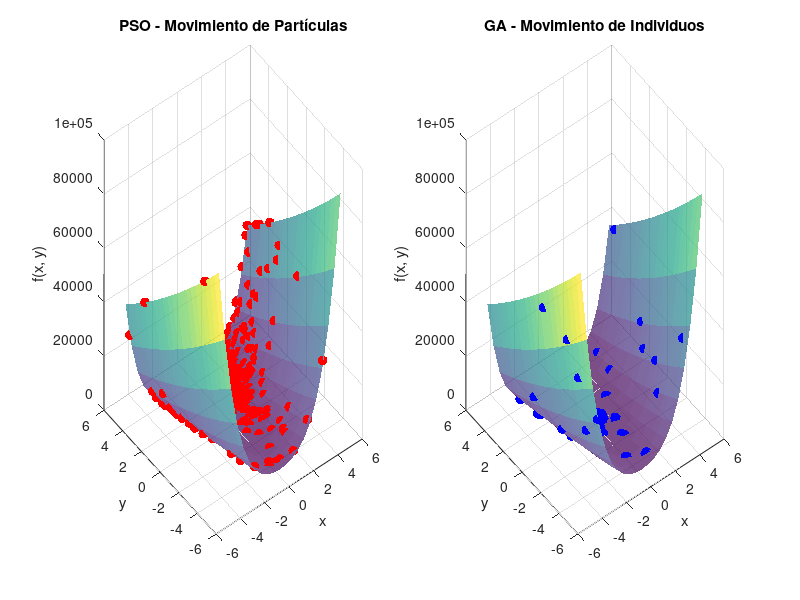

The MATLAB source for this figure:
% Autor: Luis Eduardo Arenas Deseano
% Proyecto: Sistemas Inteligentes
% Descripción: Comparacion de algoritmo de PSO vs Algoritmo Genetico en
% funcion de Rosenbrock
% Fecha: 1/12/2024

% Limpieza del entorno
clear; clc; close all;

% --- Parámetros comunes ---
numDimensions = 2; % Número de dimensiones del problema
xMin = -5; xMax = 5; % Límites del espacio de búsqueda
maxIterations = 50; % Máximo número de iteraciones

% --- Definición de la función objetivo (Rosenbrock) ---
FitnessFunction = @(x) sum(100 * (x(2:end) - x(1:end-1).^2).^2 + (1 - x(1:end-1)).^2);

% Crear una malla para graficar la función objetivo
[x, y] = meshgrid(xMin:0.5:xMax, xMin:0.5:xMax); % Malla de puntos en los ejes X e Y
z = arrayfun(@(x, y) FitnessFunction([x, y]), x, y); % Evaluar la función objetivo en la malla

%% --- PSO: Configuración y Ejecución ---
numParticles = 30; % Número de partículas
w = 0.7;  % Factor de inercia (controla la velocidad previa)
c1 = 1.5; % Coeficiente cognitivo (atracción hacia el mejor personal)
c2 = 1.5; % Coeficiente social (atracción hacia el mejor global)

% Inicialización de PSO
positions = xMin + (xMax - xMin) * rand(numParticles, numDimensions); % Posiciones iniciales aleatorias
velocities = zeros(numParticles, numDimensions); % Velocidades iniciales en cero
pBest = positions; % Mejor posición personal (inicialmente la posición actual)
pBestScores = arrayfun(@(i) FitnessFunction(positions(i,:)), 1:numParticles)'; % Evaluar la función objetivo en cada partícula
[gBestScore, gBestIdx] = min(pBestScores); % Determinar el mejor puntaje global y su índice
gBest = positions(gBestIdx, :); % Mejor posición global

% Configuración de la gráfica para PSO
figure; % Crear una nueva figura
subplot(1, 2, 1); % Subgráfica para PSO
surf(x, y, z, 'EdgeColor', 'none', 'FaceAlpha', 0.7); % Graficar la superficie de la función
hold on;
scatter3(positions(:, 1), positions(:, 2), ...
    arrayfun(@(i) FitnessFunction(positions(i,:)), 1:numParticles)', ...
    50, 'r', 'filled'); % Graficar las partículas
title('PSO - Movimiento de Partículas');
xlabel('x'); ylabel('y'); zlabel('f(x, y)');
grid on;

%% --- GA: Configuración y Ejecución ---
numPopulation = 30; % Tamaño de la población
population = xMin + (xMax - xMin) * rand(numPopulation, numDimensions); % Población inicial aleatoria
gaBestScores = zeros(1, maxIterations); % Arreglo para almacenar los mejores puntajes en cada iteración
mutationRate = 0.1; % Tasa de mutación

% Configuración de la gráfica para GA
subplot(1, 2, 2); % Subgráfica para GA
surf(x, y, z, 'EdgeColor', 'none', 'FaceAlpha', 0.7); % Graficar la superficie de la función
hold on;
scatter3(population(:, 1), population(:, 2), ...
    arrayfun(@(i) FitnessFunction(population(i,:)), 1:numPopulation)', ...
    50, 'b', 'filled'); % Graficar los individuos
title('GA - Movimiento de Individuos');
xlabel('x'); ylabel('y'); zlabel('f(x, y)');
grid on;

%% --- Bucle de iteración ---
for iter = 1:maxIterations
    % --- PSO: Actualización ---
    for i = 1:numParticles
        % Evaluar la función objetivo en la posición actual
        currentScore = FitnessFunction(positions(i, :));
        % Actualizar el mejor personal si se encuentra un mejor puntaje
        if currentScore < pBestScores(i)
            pBestScores(i) = currentScore;
            pBest(i, :) = positions(i, :);
        end
        % Actualizar el mejor global si es necesario
        if currentScore < gBestScore
            gBestScore = currentScore;
            gBest = positions(i, :);
        end
    end
    
    % Actualizar posiciones y velocidades en PSO
    for i = 1:numParticles
        r1 = rand(1, numDimensions); % Coeficiente aleatorio para el mejor personal
        r2 = rand(1, numDimensions); % Coeficiente aleatorio para el mejor global
        velocities(i, :) = w * velocities(i, :) + ...
                           c1 * r1 .* (pBest(i, :) - positions(i, :)) + ...
                           c2 * r2 .* (gBest - positions(i, :)); % Actualizar velocidad
        positions(i, :) = positions(i, :) + velocities(i, :); % Actualizar posición
        positions(i, :) = max(min(positions(i, :), xMax), xMin); % Restringir al espacio de búsqueda
    end
    
    % Actualizar la gráfica de PSO
    subplot(1, 2, 1);
    scatter3(positions(:, 1), positions(:, 2), ...
        arrayfun(@(i) FitnessFunction(positions(i,:)), 1:numParticles)', ...
        50, 'r', 'filled'); % Graficar las partículas actualizadas
    drawnow; % Actualizar la gráfica en tiempo real
    
    % --- GA: Evolución ---
    scores = arrayfun(@(i) FitnessFunction(population(i,:)), 1:numPopulation)'; % Evaluar la población
    [~, sortedIdx] = sort(scores); % Ordenar la población por puntaje
    bestIndividuals = population(sortedIdx(1:round(numPopulation/2)), :); % Seleccionar los mejores individuos
    offspring = bestIndividuals + mutationRate * randn(size(bestIndividuals)); % Crear descendientes con mutación
    population = [bestIndividuals; offspring]; % Actualizar población
    population = max(min(population, xMax), xMin); % Restringir al espacio de búsqueda
    
    % Actualizar la gráfica de GA
    subplot(1, 2, 2);
    scatter3(population(:, 1), population(:, 2), ...
        arrayfun(@(i) FitnessFunction(population(i,:)), 1:numPopulation)', ...
        50, 'b', 'filled'); % Graficar los individuos actualizados
    drawnow; % Actualizar la gráfica en tiempo real
    
    % Almacenar el mejor resultado de GA
    gaBestScores(iter) = min(scores);
end
